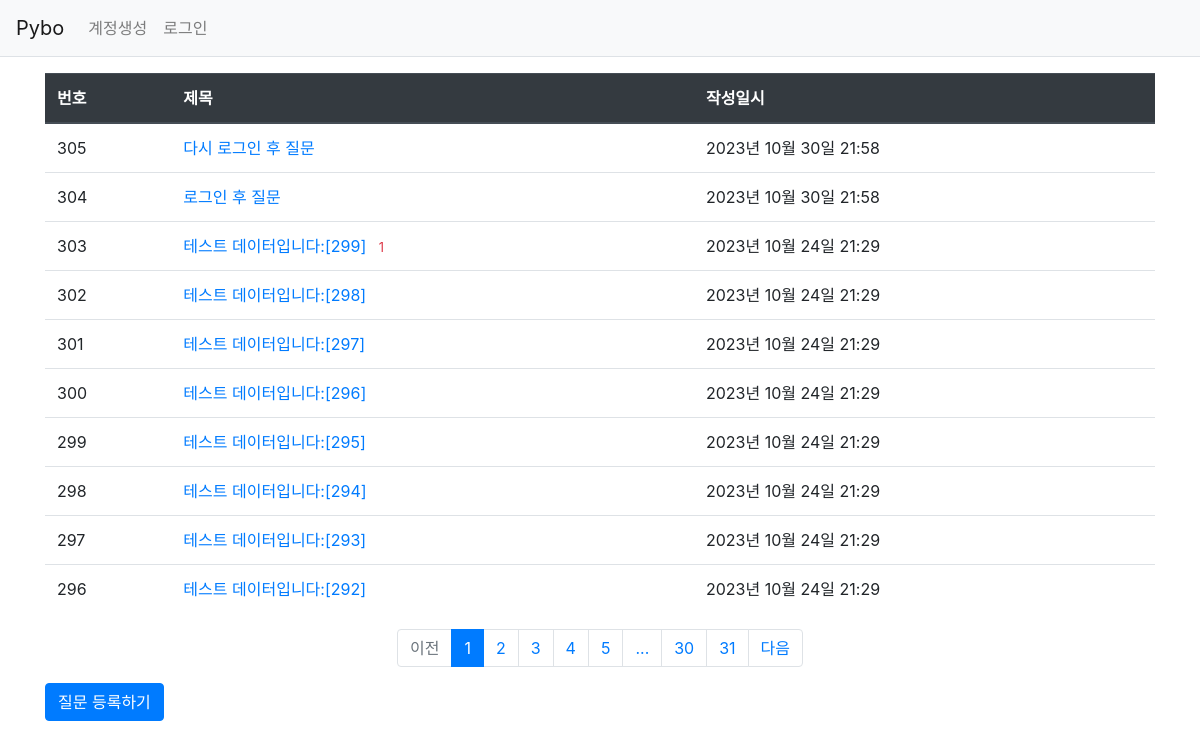
Page /question/list/ on the committed database.
### pybo/models.py (models this page shows)
class Question(db.Model):
    id = db.Column(db.Integer, primary_key=True)
    subject = db.Column(db.String(200), nullable=False)
    content = db.Column(db.Text(), nullable=False)
    create_date = db.Column(db.DateTime(), nullable=False)
    user_id = db.Column(db.Integer, db.ForeignKey('user.id', ondelete='CASCADE'), nullable=False)
    user = db.relationship('User', backref=db.backref('question_set'))

### pybo/views/question_views.py (the view)
@bp.route('/list/')
def _list():
    page = request.args.get('page', type=int, default=1) # 페이지
    question_list = Question.query.order_by(Question.create_date.desc())
    question_list = question_list.paginate(page=page, per_page=10)
    return render_template('question/question_list.html', question_list=question_list)

### pybo/filter.py (called while the page is built)
def format_datetime(value, fmt='%Y년 %m월 %d일 %H:%M'):
    return value.strftime(fmt)

### pybo/views/auth_views.py (called while the page is built)
@bp.before_app_request
def load_logged_in_user():
    user_id = session.get('user_id')
    if user_id is None:
        g.user = None
    else:
        g.user = User.query.get(user_id)

### pybo/templates/question/question_list.html
{% extends 'base.html' %}
{% block content %}
<div class="container my-3">
    <table class="table">
        <thead>
            <tr class="thead-dark">
                <th>번호</th>
                <th>제목</th>
                <th>작성일시</th>
            </tr>
        </thead>
        <tbody>
           {% if question_list %}
           {% for question in question_list.items %}
           <tr>
            <td>{{ question_list.total - ((question_list.page-1) * question_list.per_page) - loop.index0 }}</td>
            <td>
                <a href="{{ url_for('question.detail', question_id=question.id) }}">{{ question.subject }}</a>
                {% if question.answer_set|length > 0 %}
                <span class="text-danger small ml-2">{{ question.answer_set|length }}</span>
                {% endif %}
            </td>
            <td>{{ question.create_date|datetime }}</td>
           </tr>
           {% endfor %}
           {% else %}
           <tr>
            <td colspan="3">질문이 없습니다.</td>
           </tr>
           {% endif %}
        </tbody>
    </table>
    <ul class="pagination justify-content-center">
    {% if question_list.has_prev %}
    <li class="page-item">
        <a class="page-link" href="?page={{ question_list.prev_num }}">이전</a>
    </li>
    {% else %}
    <li class="page-item disabled">
        <a class="page-link" tabindex="-1" aria-disabled="true" href="#">이전</a>
    </li>
    {% endif %}
    {% for page_num in question_list.iter_pages() %}
        {% if page_num %}
            {% if page_num != question_list.page %}
            <li class="page-item">
                <a class="page-link" href="?page={{ page_num }}">{{ page_num }}</a>
            </li>
            {% else %}
            <li class="page-item active" aria-current="page">
                <a class="page-link" href="#">{{ page_num }}</a>
            </li>
            {% endif %}
        {% else %}
            <li class="disabled">
                <a class="page-link" href="#">...</a>
            </li>
        {% endif %}
    {% endfor %}
    {% if question_list.has_next %}
    <li class="page-item">
        <a class="page-link" href="?page={{ question_list.text_num }}">다음</a>
    </li>
    {% else %}
    <li class="page-item disabled">
        <a class="page-link" tabindex="-1" aria-disabled="true" href="#">다음</a>
    </li>
    {% endif %}
    </ul>
    <a href="{{ url_for('question.create') }}" class="btn btn-primary">질문 등록하기</a>
</div>
{% endblock %}

### pybo/templates/base.html (shortened to what this page needs)
<!DOCTYPE html>
<html lang="ko">
    <head>
        <link rel="stylesheet" href="{{ url_for('static', filename='bootstrap.min.css') }}">
        <link rel="stylesheet" href="{{ url_for('static', filename='style.css') }}">
    </head>
    <body>
        {% include "navbar.html" %}
        {%block content %}
        {% endblock %}
    </body>
</html>

### pybo/templates/navbar.html (shortened to what this page needs)
        <nav class="navbar navbar-expand-lg navbar-light bg-light border-bottom">
            <a class="navbar-brand" href="{{ url_for('main.index') }}">Pybo</a>
            <div class="collapse navbar-collapse flex-grow-0" id="navbarNav">
                {% if g.user %}
                <ul class="navbar-nav">
                    <li class="nav-item">
                        <a class="nav-link" href="{{ url_for('auth.logout') }}">{{ g.user.username }} (로그아웃)</a>
                    </li>
                </ul>
                {% else %}
                <ul class="navbar-nav">
                    <li class="nav-item">
                        <a class="nav-link" href="{{ url_for('auth.signup') }}">계정생성</a>
                    </li>
                    <li class="nav-item">
                        <a class="nav-link" href="{{ url_for('auth.login') }}">로그인</a>
                    </li>
                </ul>
                {% endif %}
            </div>
        </nav>

### rows in the picture
Question: total "305", subject "다시 로그인 후 질문", create_date "2023년 10월 30일 21:58"
Question: total "304", subject "로그인 후 질문", create_date "2023년 10월 30일 21:58"
Question: total "303", subject "테스트 데이터입니다:[299]", answer_set|length "1", create_date "2023년 10월 24일 21:29"
Question: total "302", subject "테스트 데이터입니다:[298]", create_date "2023년 10월 24일 21:29"
Question: total "301", subject "테스트 데이터입니다:[297]", create_date "2023년 10월 24일 21:29"
Question: total "300", subject "테스트 데이터입니다:[296]", create_date "2023년 10월 24일 21:29"
Question: total "299", subject "테스트 데이터입니다:[295]", create_date "2023년 10월 24일 21:29"
Question: total "298", subject "테스트 데이터입니다:[294]", create_date "2023년 10월 24일 21:29"
Question: total "297", subject "테스트 데이터입니다:[293]", create_date "2023년 10월 24일 21:29"
Question: total "296", subject "테스트 데이터입니다:[292]", create_date "2023년 10월 24일 21:29"

### other values in the picture
{{ page_num }} "1"
{{ page_num }} "2" "3" "4" "5" "30" "31"
